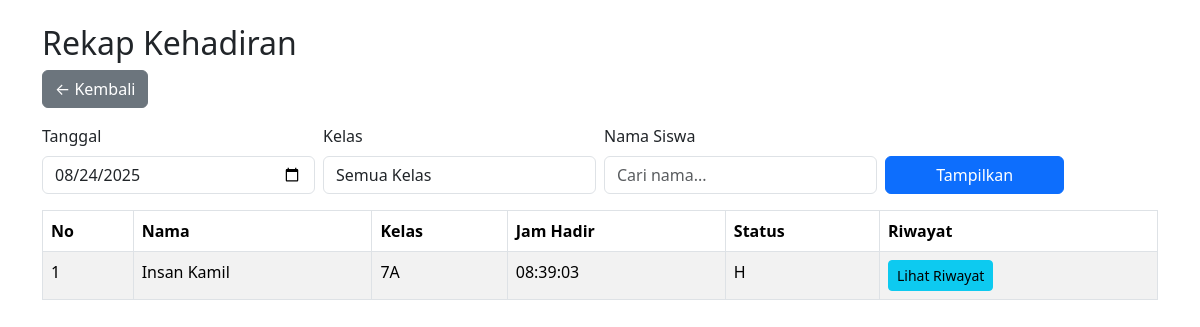
Screenshot of /jam_absensi.php?tanggal=2025-08-24 (signed in) with the database file from the repository.
### tables this page shows
CREATE TABLE `absensi` (
  `id` int(11) NOT NULL,
  `siswa_id` int(11) DEFAULT NULL,
  `tanggal` date DEFAULT NULL,
  `jam` time DEFAULT NULL,
  `status` enum('H','S','I','A') DEFAULT 'H',
  `keterangan` varchar(100) DEFAULT NULL
);

CREATE TABLE `siswa` (
  `id` int(11) NOT NULL,
  `nis` varchar(20) DEFAULT NULL,
  `nisn` varchar(20) DEFAULT NULL,
  `nama` varchar(100) DEFAULT NULL,
  `kelas` varchar(50) DEFAULT NULL,
  `status` varchar(10) NOT NULL DEFAULT 'aktif',
  `no_wa` varchar(20) DEFAULT NULL
);

### jam_absensi.php (the view, shortened to what this page needs)
<?php
include "config.php";
$tanggal = isset($_GET['tanggal']) ? $_GET['tanggal'] : date("Y-m-d");
$namaFilter = isset($_GET['nama']) ? $_GET['nama'] : "";
$sql = "
    SELECT a.id, s.id AS siswa_id, s.nama, s.kelas, a.jam, a.status
    FROM absensi a
    JOIN siswa s ON a.siswa_id = s.id
    WHERE a.tanggal = '" . mysqli_real_escape_string($conn, $tanggal) . "'
";
$sql .= " ORDER BY s.kelas, s.nama";
$data = mysqli_query($conn, $sql);
?>
<!DOCTYPE html>
<html lang="id">
<head>
<link rel="stylesheet" href="https://cdn.jsdelivr.net/npm/bootstrap@5.3.2/dist/css/bootstrap.min.css">
</head>
<body class="container mt-4">
<h2>Rekap Kehadiran</h2>
<a href="dashboard.php" class="btn btn-secondary mb-3">← Kembali</a>
<form method="GET" class="row g-2 mb-3">
  <div class="col-md-3">
    <label class="form-label">Tanggal</label>
    <input type="date" name="tanggal" value="<?= htmlspecialchars($tanggal) ?>" class="form-control">
  </div>
  <div class="col-md-3">
    <label class="form-label">Kelas</label>
    <select name="kelas" class="form-control">
      <option value="">Semua Kelas</option>
    </select>
  </div>
  <div class="col-md-3">
    <label class="form-label">Nama Siswa</label>
    <input type="text" name="nama" value="<?= htmlspecialchars($namaFilter) ?>" class="form-control" placeholder="Cari nama...">
  </div>
  <div class="col-md-2 align-self-end">
    <button type="submit" class="btn btn-primary w-100">Tampilkan</button>
  </div>
</form>
<table class="table table-bordered table-striped">
  <thead>
    <tr>
      <th>No</th>
      <th>Nama</th>
      <th>Kelas</th>
      <th>Jam Hadir</th>
      <th>Status</th>
      <th>Riwayat</th>
    </tr>
  </thead>
  <tbody>
    <?php if (mysqli_num_rows($data) > 0): ?>
      <?php $no=1; while($row = mysqli_fetch_assoc($data)): ?>
        <tr>
          <td><?= $no++ ?></td>
          <td><?= htmlspecialchars($row['nama']) ?></td>
          <td><?= htmlspecialchars($row['kelas']) ?></td>
          <td><?= htmlspecialchars($row['jam']) ?></td>
          <td><?= htmlspecialchars($row['status']) ?></td>
          <td>
            <a href="riwayat.php?id=<?= $row['siswa_id'] ?>" class="btn btn-sm btn-info">Lihat Riwayat</a>
          </td>
        </tr>
      <?php endwhile; ?>
    <?php else: ?>
      <tr><td colspan="6" class="text-center">Tidak ada data absensi</td></tr>
    <?php endif; ?>
  </tbody>
</table>
</body>
</html>

### rows the page displays
absensi: siswa.nama "Insan Kamil", siswa.kelas "7A", jam "08:39:03", status "H"
